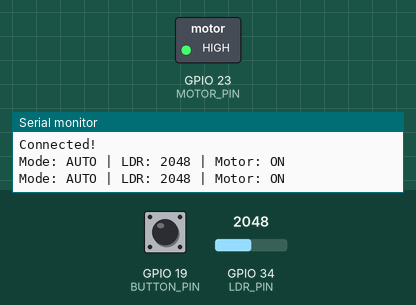
This sketch was run on a simulated ESP32. On the bench: switched loads named in the sketch (green lamp = pin HIGH), the last lines printed to the serial monitor. The test bench sets the inputs (shaded band); at power-on: GPIO 34 (LDR_PIN) = 2048, GPIO 19 (BUTTON_PIN) HIGH. WiFi joins after 1.5 s; servers stay silent unless stated; no MQTT or app messages arrive unless stated.

Above: at 2.7 s.
2.8 s: GPIO 34 (LDR_PIN) set to 771
4.7 s: GPIO 34 (LDR_PIN) set to 627
At 5.9 s:
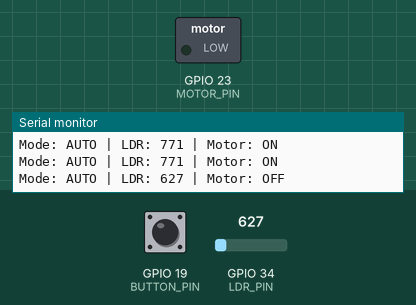
14.0 s: GPIO 34 (LDR_PIN) set to 740
At 15.8 s:
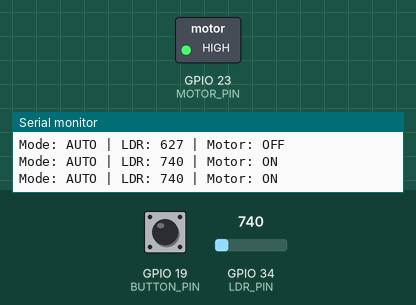
Timing chart, 0 to 17.0 s (numbered marks = the images above; inputs shaded):
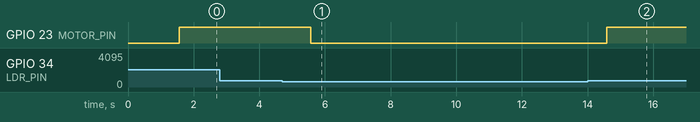

The sketch:

____Transistor.ino
```cpp
#include <WiFi.h>
#include <MQTT.h>

// --- กำหนดขา Pin ---
#define BUTTON_PIN 19
#define MOTOR_PIN 23
#define LDR_PIN 34    // ขา Analog สำหรับเซ็นเซอร์แสง

// --- การตั้งค่า WiFi และ MQTT ---
const char ssid[] = "@JumboPlusIoT";
const char pass[] = "07450748";
const char mqtt_broker[] = "test.mosquitto.org";
const char mqtt_client_id[] = "AI_Group4_Control";
int MQTT_PORT = 1883;

// Topics
const char topic_ldr[] = "groupAi4/ldr";
const char topic_motor_status[] = "groupAi4/motorStatus";
const char topic_mode_status[] = "groupAi4/modeStatus";
const char topic_command[] = "groupAi4/command"; // รับคำสั่งจาก Dashboard

WiFiClient net;
MQTTClient client;

// --- ตัวแปรสถานะ ---
bool isAutoMode = true;     // เริ่มต้นที่ Auto Mode
unsigned long lastInterruptTime = 0;
bool motorState = false;    // false = หยุด, true = ทำงาน
int ldrValue = 0;

void IRAM_ATTR handleButtonPress() {
  unsigned long interruptTime = millis();
  // Debounce 250ms ป้องกันสัญญาณรบกวน
  if (interruptTime - lastInterruptTime > 250) {
    isAutoMode = !isAutoMode;
    lastInterruptTime = interruptTime;
  }
}

// Debounce สำหรับปุ่มกดบนบอร์ด
int lastButtonState = HIGH;
unsigned long lastDebounceTime = 0;
unsigned long debounceDelay = 50;

unsigned long lastPublishTime = 0;

void connect() {
  Serial.print("Connecting WiFi...");
  while (WiFi.status() != WL_CONNECTED) { delay(500); }

  Serial.print("\nConnecting MQTT...");
  while (!client.connect(mqtt_client_id)) { delay(500); }

  Serial.println("\nConnected!");
  client.subscribe(topic_command);

  // ส่งสถานะเริ่มต้นไปยัง Dashboard
  publishStatus();
}

void messageReceived(String &topic, String &payload) {
  Serial.println("Message: " + payload);

  if (payload == "toggleMode") {
    isAutoMode = !isAutoMode;
  }
  else if (!isAutoMode) { // ถ้าอยู่ใน Manual Mode เท่านั้นถึงจะรับคำสั่ง On/Off
    if (payload == "motorOn") {
      motorState = !motorState;
    }
  }

  publishStatus();
}

void publishStatus() {
  client.publish(topic_mode_status, isAutoMode ? "Auto" : "Manual");
  client.publish(topic_motor_status, motorState ? "ทำงาน" : "หยุด");
}

void setup() {
  Serial.begin(115200);
  pinMode(BUTTON_PIN, INPUT_PULLUP);
  attachInterrupt(digitalPinToInterrupt(BUTTON_PIN), handleButtonPress, FALLING);

  pinMode(MOTOR_PIN, OUTPUT);
  digitalWrite(MOTOR_PIN, LOW);

  WiFi.begin(ssid, pass);
  client.begin(mqtt_broker, MQTT_PORT, net);
  client.onMessage(messageReceived);

  connect();
}

void loop() {
  client.loop();
  if (!client.connected()) connect();

  // 1. อ่านค่า LDR และส่งขึ้น Dashboard ทุก 1 วินาที
  if (millis() - lastPublishTime > 1000) {
    ldrValue = analogRead(LDR_PIN);
    client.publish(topic_ldr, String(ldrValue));
    lastPublishTime = millis();

    // อัปเดตสถานะมอเตอร์ใน Dashboard เผื่อมีการเปลี่ยนแปลงจากเซ็นเซอร์
    client.publish(topic_motor_status, motorState ? "ทำงาน" : "หยุด");
  }

  // 2. ตรรกะการสลับโหมดด้วยปุ่มกดบนบอร์ด (Physical Button)
  int reading = digitalRead(BUTTON_PIN);
  if (reading != lastButtonState) lastDebounceTime = millis();

  if ((millis() - lastDebounceTime) > debounceDelay) {
    if (reading == LOW && lastButtonState == HIGH) { // กดปุ่ม
      isAutoMode = !isAutoMode;
      Serial.println(isAutoMode ? "Mode: Auto" : "Mode: Manual");
      publishStatus();
    }
  }
  lastButtonState = reading;

  // 3. ควบคุมมอเตอร์ตามโหมด
  if (isAutoMode) {
    // โหมดออโต้: ใช้ค่า LDR (ทำงานเมื่อ > 700)
    if (ldrValue > 700) motorState = true;
    else motorState = false;
  }

  // สั่งงาน Motor ตามค่า motorState ที่สรุปมาแล้ว
  digitalWrite(MOTOR_PIN, motorState ? HIGH : LOW);
  static unsigned long lastReport = 0;
  if (millis() - lastReport > 1000) {
    Serial.print("Mode: "); Serial.print(isAutoMode ? "AUTO" : "MANUAL");
    Serial.print(" | LDR: "); Serial.print(ldrValue);
    Serial.print(" | Motor: "); Serial.println(motorState ? "ON" : "OFF");

    if (client.connected()) {
      client.publish("groupAi4/ldr", String(ldrValue));
      client.publish("groupAi4/modeStatus", isAutoMode ? "Auto" : "Manual");
      client.publish("groupAi4/motorStatus", motorState ? "ทำงาน" : "หยุด");
    }
    lastReport = millis();
  }
}
```

Measured:
- the behaviour switches between 701 and 700 on GPIO 34 (LDR_PIN) (found by bisection; images 0 and 1)
- after the input at 4.7 s, GPIO 23 (MOTOR_PIN): HIGH → LOW after 0.86 s
- after the input at 14.0 s, GPIO 23 (MOTOR_PIN): LOW → HIGH after 0.58 s
